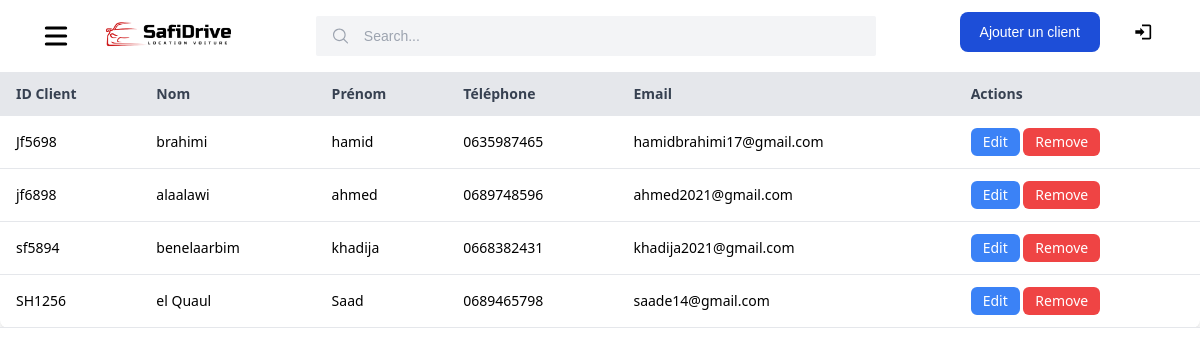
Page /src/views/clients.php (signed in) on the committed database.
### tables this page shows
CREATE TABLE `client` (
  `client_id` varchar(100) NOT NULL,
  `nom` varchar(255) NOT NULL,
  `prenom` varchar(255) NOT NULL,
  `email` varchar(255) NOT NULL,
  `telephone` varchar(15) NOT NULL,
  PRIMARY KEY (`client_id`),
  UNIQUE KEY `email` (`email`)
);

### src/views/clients.php (the view, shortened to what this page needs)
<!DOCTYPE html>
<html lang="en">
<head>
    <script src="https://cdn.tailwindcss.com"></script>
</head>
<body>
<header class='flex shadow-md sm:px-10 px-6 py-3 bg-white font-[sans-serif] min-h-[70px]'>
      <div class="flex w-full max-w-screen-xl mx-auto">
        <div
          class='flex flex-wrap items-center justify-between relative lg:gap-y-4 gap-y-4 gap-x-4 w-full'>
          <div class="flex">
            <button id="toggleOpen">
              <svg class="w-8 h-8" fill="#000" viewBox="0 0 20 20" xmlns="http://www.w3.org/2000/svg">
                <path fill-rule="evenodd"
                  d="M3 5a1 1 0 011-1h12a1 1 0 110 2H4a1 1 0 01-1-1zM3 10a1 1 0 011-1h12a1 1 0 110 2H4a1 1 0 01-1-1zM3 15a1 1 0 011-1h12a1 1 0 110 2H4a1 1 0 01-1-1z"
                  clip-rule="evenodd"></path>
              </svg>
            </button>
            <a href="../../index.php" class="ml-8">
              <img src="../../public/assets/images/logo.png" alt="logo"
                class='w-32 max-sm:hidden' />
            </a>
          </div>
          <div
            class="bg-gray-100 flex items-center border max-md:order-1 border-transparent focus-within:border-black focus-within:bg-transparent px-4 rounded-sm h-10 min-w-[40%] lg:w-2/4 max-md:w-full transition-all">
            <input type='email' placeholder='Search...' class="w-full outline-none bg-transparent text-black text-sm" />
          </div>
          <div class='flex items-center space-x-4 max-md:ml-auto'>
            <button id="buttonAjouter" type="button" class="text-white bg-blue-700 hover:bg-blue-800 focus:ring-4 focus:ring-blue-300 font-medium rounded-lg text-sm px-5 py-2.5 me-2 mb-2 dark:bg-blue-600 dark:hover:bg-blue-700 focus:outline-none dark:focus:ring-blue-800">Ajouter un client</button>
            <button type="button" class="border-none mb-2 outline-none flex items-center justify-center rounded-full p-2 hover:bg-gray-100 transition-all">
              <a href="logout.php" class="flex items-center justify-center">
             <svg xmlns="http://www.w3.org/2000/svg" class="w-5 h-5 cursor-pointer fill-black" viewBox="0 0 24 24">
              <path d="M10 17L15 12L10 7V10H4V14H10V17ZM21 3H12V5H21V19H12V21H21C22.104 21 23 20.104 23 19V5C23 3.896 22.104 3 21 3Z"/>
              </svg>
              </a>
           </button>
          </div>
        </div>
      </div>
    </header>
<?php
  include '../db/config.php';
$sql2 = "SELECT * FROM client";
?>
<div class="hidden lg:block overflow-x-auto">
  <table class="min-w-full bg-white shadow-md rounded-lg border-collapse">
    <thead>
      <tr class="bg-gray-200 text-gray-700">
        <th class="py-3 px-4 text-left text-sm font-semibold">ID Client</th>
        <th class="py-3 px-4 text-left text-sm font-semibold">Nom</th>
        <th class="py-3 px-4 text-left text-sm font-semibold">Prénom</th>
        <th class="py-3 px-4 text-left text-sm font-semibold">Téléphone</th>
        <th class="py-3 px-4 text-left text-sm font-semibold">Email</th>
        <th class="py-3 px-4 text-left text-sm font-semibold">Actions</th>
      </tr>
    </thead>
    <tbody>
      <?php
      function affichClient($result) {
        while ($i = mysqli_fetch_row($result)) {
          echo '<tr class="border-b hover:bg-gray-50">';
          echo '<td class="py-3 px-4 text-sm">'.$i[0].'</td>';
          echo '<td class="py-3 px-4 text-sm">'.$i[1].'</td>';
          echo '<td class="py-3 px-4 text-sm">'.$i[2].'</td>';
          echo '<td class="py-3 px-4 text-sm">'.$i[4].'</td>';
          echo '<td class="py-3 px-4 text-sm">'.$i[3].'</td>';
          echo '<td class="py-3 px-4 text-sm">';
          echo '   <form method="POST" action="">
                      <button type="submit" name="Edit" value="'.$i[0].'" class="bg-blue-500 text-white py-1 px-3 rounded-md hover:bg-blue-600">Edit</button>
                      <button type="submit" name="remove" value="'.$i[0].'" class="bg-red-500 text-white py-1 px-3 rounded-md hover:bg-red-600">Remove</button>
                    </form>';
          echo '</td>';
          echo '</tr>';
        }
      }
      $result = mysqli_query($conn, $sql2);
      affichClient($result);
      ?>
    </tbody>
  </table>
</div>
</body>
</html>

### rows in the picture
client: client_id "Jf5698", nom "brahimi", prenom "hamid", telephone "0635987465", email "hamidbrahimi17@gmail.com"
client: client_id "jf6898", nom "alaalawi", prenom "ahmed", telephone "0689748596", email "ahmed2021@gmail.com"
client: client_id "sf5894", nom "benelaarbim", prenom "khadija", telephone "0668382431", email "khadija2021@gmail.com"
client: client_id "SH1256", nom "el Quaul", prenom "Saad", telephone "0689465798", email "saade14@gmail.com"
